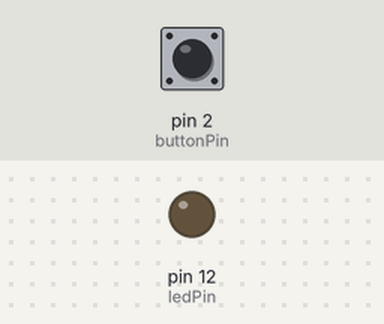
This sketch was run on a simulated Arduino Uno, built with avr-gcc and run on an emulated ATmega328P. Shown: output pins drawn as LEDs (lit = HIGH). The inputs (shaded band) are chosen by the test bench; at power-on: pin 2 (buttonPin) LOW.

Above: at 1.2 s.
1.3 s: pin 2 (buttonPin) pulled HIGH for 0.15 s
At 1.37 s:
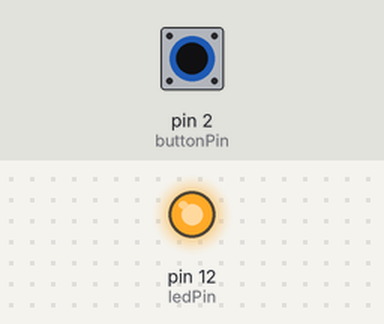
2.9 s: pin 2 (buttonPin) pulled HIGH for 3.2 s
At 6.4 s:
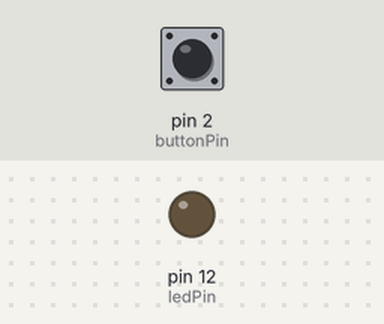
Timing chart, 0 to 7.9 s (numbered marks = the images above; inputs shaded):
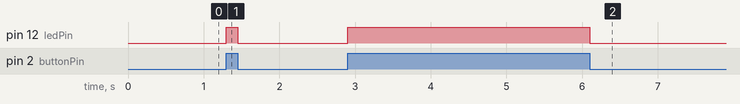

The sketch:

Trick_Switch.ino
```cpp
//Push button skwtch

/*
 *
 * Reads the capacitor voltage at digital pin 2 and turns on
 * and off a light emitting diode (LED) connected to digital pin 12
 *
 * Constants won't change; they're used here to
 * set pin numbers:
 */
 const int buttonPin = 2;
 const int ledPin = 12;

 int buttonStatus = 0;

void setup() {
 // initialize the LED pins as outputs:
 pinMode(ledPin, OUTPUT);
 // initialize the pushbutton pin as an input:
 pinMode(buttonPin, INPUT);
}

void loop() {
  buttonStatus = digitalRead(buttonPin);

  if (buttonStatus == HIGH){
    digitalWrite(ledPin, HIGH);
  }
  else{
    digitalWrite(ledPin, LOW);
  }
}
```

Measured:
- after the input at 1.3 s, pin 12 (ledPin): LOW → HIGH at once, → LOW 0.15 s later
- after the input at 2.9 s, pin 12 (ledPin): LOW → HIGH at once, → LOW 3.2 s later
